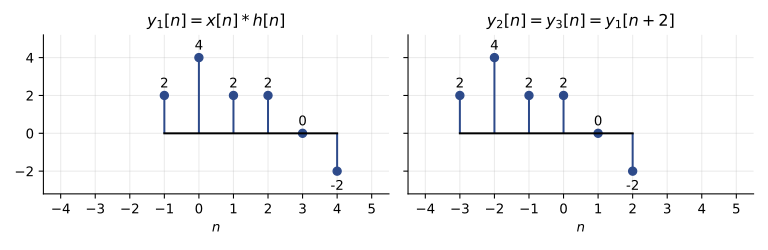

Recreate this plot in Python.
# Annales 2025-2026, ex. 1 : y1 = x * h et y2 = y3 = y1(n+2). Régénérer : python ann-2025-convolution.py
import matplotlib; matplotlib.use("Agg")
import matplotlib.pyplot as plt
plt.rcParams.update({"font.family": "sans-serif", "font.size": 10, "svg.fonttype": "none"})
y1 = {-1: 2, 0: 4, 1: 2, 2: 2, 3: 0, 4: -2}
fig, axs = plt.subplots(1, 2, figsize=(8, 2.6), sharey=True)
for ax, (titre, d) in zip(axs, [("$y_1[n] = x[n] * h[n]$", 0), ("$y_2[n] = y_3[n] = y_1[n+2]$", -2)]):
    n = [k + d for k in y1]; v = list(y1.values())
    ax.stem(n, v, basefmt="k-", linefmt="#2D4A8A", markerfmt="o")
    for a, b in zip(n, v): ax.annotate(f"{b}", (a, b), textcoords="offset points", xytext=(0, 6 if b >= 0 else -14), ha="center")
    ax.set_xticks(range(-4, 6)); ax.set_xlim(-4.5, 5.5); ax.set_ylim(-3.2, 5.2)
    ax.set_title(titre); ax.set_xlabel("$n$"); ax.grid(alpha=.25)
    for s in ("top", "right"): ax.spines[s].set_visible(False)
fig.tight_layout(); fig.savefig(__file__.replace(".py", ".svg"))
